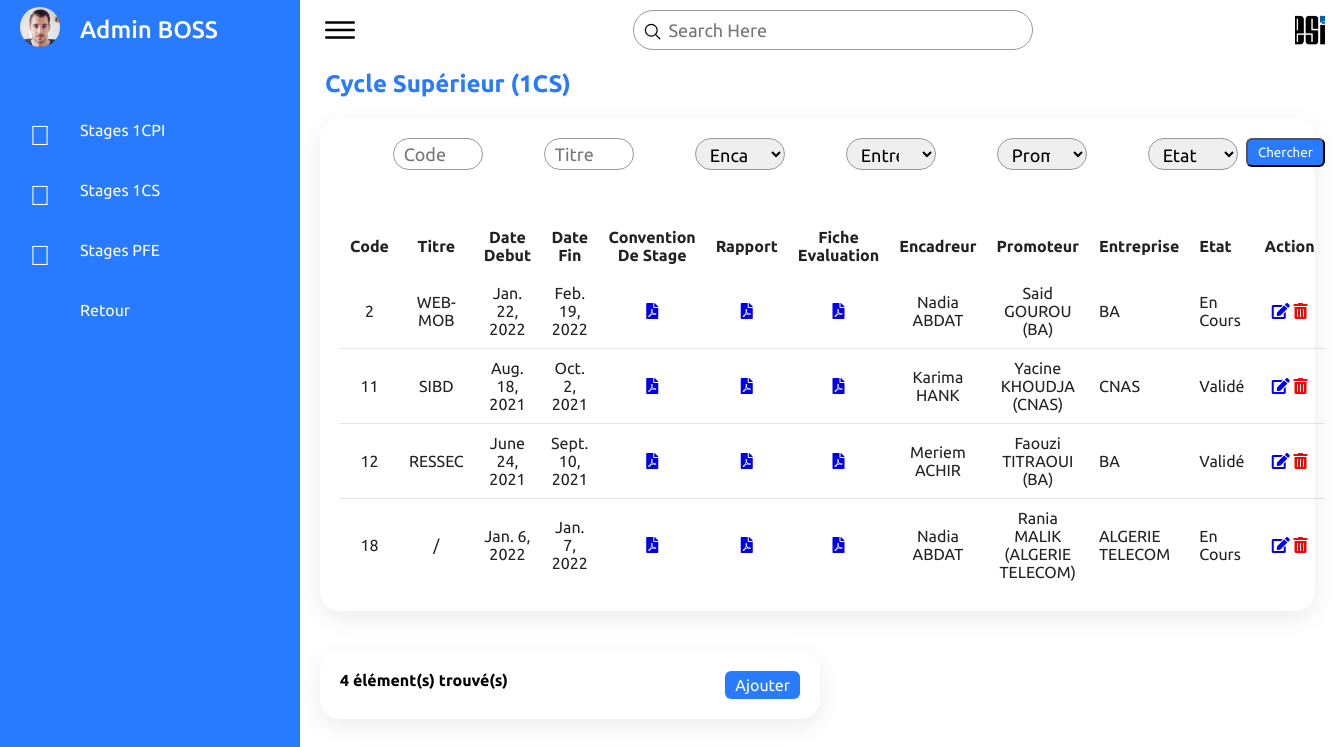
The app's page /stages1cs/ (signed in) with its own data.
### GestionStages/models.py (models this page shows)
class Employee(models.Model):
    user         = models.OneToOneField(User,null=True, on_delete=models.CASCADE,unique=TRUE)
    name         = models.CharField(max_length=190)
    surname      = models.CharField(max_length=190)
    email        = models.EmailField(max_length=190)
    phone        = models.CharField(max_length=10)
    photo        = models.ImageField(upload_to = 'images/' ,default='images/user.png',null=True)
    date_created = models.DateTimeField(auto_now_add=True, null=True)
    def __str__(self):
        return (self.name + ' ' + self.surname )

class Stage(models.Model):
    STATUS_CHOICES = [
        ('En Cours','En Cours'),
        ('Annulé','Annulé'),
        ('Validé','Validé'),
        ('Délai Non Respecté','Délai Non Respecté'),
    ]
    type         = models.CharField(max_length=190,null=False)
    titre        = models.CharField(max_length=4000)
    description  = models.TextField(max_length=4000)
    datedeb      = models.DateField(null=False)
    datefin      = models.DateField(null=False)
    convention   = models.FileField(upload_to = 'files/' ,null=True,blank=True)  # all
    rapport      = models.FileField(upload_to = 'files/' ,null=True,blank=True)  # all
    fichesuiv1   = models.FileField(upload_to = 'files/' ,null=True,blank=True)  #for 1CS & 3CS
    fichesuiv2   = models.FileField(upload_to = 'files/' ,null=True,blank=True)  # 3CS
    fichesuiv3   = models.FileField(upload_to = 'files/' ,null=True,blank=True)  # 3CS
    teacher      = models.ForeignKey(Teacher, on_delete=models.CASCADE,null=True,blank=True) # for 1CS & 3CS
    promoter     = models.ForeignKey(Promoter, on_delete=models.CASCADE,null=True,blank=True) # for all
    company      = models.ForeignKey(Company, on_delete=models.CASCADE) # for all
    students     = models.ManyToManyField(Student) # for all
    status       = models.CharField(max_length=190,choices=STATUS_CHOICES,default='inprogress')
    date_created = models.DateTimeField(auto_now_add=True, null=True)

class Teacher(models.Model):
    user         = models.OneToOneField(User,null=True, on_delete=models.CASCADE,unique=TRUE)
    name         = models.CharField(max_length=190)
    surname      = models.CharField(max_length=190)
    email        = models.EmailField(max_length=190)
    phone        = models.CharField(max_length=10)
    photo        = models.ImageField(upload_to = 'images/' ,default='images/user.png',null=True)
    date_created = models.DateTimeField(auto_now_add=True, null=True)
    def __str__(self):
        return (self.name + ' ' + self.surname)

class Promoter(models.Model):
    name         = models.CharField(max_length=190)
    surname      = models.CharField(max_length=190)
    email        = models.EmailField(max_length=190)
    phone        = models.CharField(max_length=10)
    company      = models.ForeignKey(Company, on_delete=models.CASCADE)
    date_created = models.DateTimeField(auto_now_add=True, null=True)
    def __str__(self):
        return (self.name + ' ' + self.surname + ' ' + '(' + self.company.name + ')')

class Company(models.Model):
    LEGAL_STATUS_CHOICES = [
        ('Publique','Publique'),
        ('Privée','Privée'),
        ('Semi-Publique','Semi-Publique'),
    ]
    name         = models.CharField(max_length=190,unique=True)
    address      = models.CharField(max_length=190,null=True,blank=True)
    email        = models.EmailField(max_length=190)
    phone        = models.CharField(max_length=10)
    fax          = models.CharField(max_length=100,null=True,blank=True)
    legalstatus  = models.CharField(max_length=15, choices=LEGAL_STATUS_CHOICES,null=True,blank=True)
    website      = models.CharField(max_length=190,null=True,blank=True)
    date_created = models.DateTimeField(auto_now_add=True, null=True)
    def __str__(self):
        return (self.name)

### GestionStages/decorators.py (the view)
        def wrapper_func(request , *args,**kwargs):
            group = None
            if request.user.groups.exists():
               group =  request.user.groups.all()[0].name
            if group == 'admin':
               return view_func(request , *args,**kwargs)
            else:
                if group == 'student':
                    return redirect('studenthome')
                else:
                    if group == 'teacher':
                        return redirect('teacherhome')

### GestionStages/views.py (called while the page is built)
@login_required(login_url='login')
@foradmin(allowedGroups=['admin'])
def stages1cs(request):
    companies = Company.objects.all()
    promoters = Promoter.objects.all()
    teachers  = Teacher.objects.all()
    stages1cs = Stage.objects.filter(type='1CS')
    MyFilter = Stage1csFilter(request.GET,queryset=stages1cs)
    stages1cs = MyFilter.qs
    count_stages1cs = stages1cs.count()
    context = {
        'stages1cs'   : stages1cs,
        'MyFilter'   : MyFilter,
        'companies'  : companies,
        'promoters'  : promoters,
        'teachers'   : teachers,
        'count_stages1cs' : count_stages1cs,}
    return render(request , 'stages1cs.html',context)

### GestionStages/templates/stages1cs.html (shortened to what this page needs)
{% extends 'stagemain.html' %}
{% load static %}
{% block content%}
<div class="main">
    {% include 'topbar.html' %}
    <h2 style="color: #287bff; margin-left:25px; margin-top:10px">Cycle Supérieur (1CS)</h2>
    <div class="studentspage">
        <div class="students">
            <form method="GET">
                <div class="filterdiv">
                    <div class="form-group">
                        <input type="number" name="id" step="any" id="id_id" placeholder="Code">
                    </div>
                    <div class="form-group">
                        <input type="text" name="titre" id="id_titre" placeholder="Titre">
                    </div>
                    <div class="form-group">
                        <select name="teacher" id="id_teacher">
                            <option value="" selected="">Encadreur</option>
                        </select>
                    </div>
                    <div class="form-group">
                        <select name="company" id="id_company">
                            <option value="" selected="">Entreprise</option>
                        </select>
                    </div>
                    <div class="form-group">
                        <select name="promoter" id="id_promoter">
                            <option value="" selected="">Promoteur</option>
                        </select>
                    </div>
                    <div class="form-group">
                        <select name="status" id="id_status">
                            <option value="" selected="">Etat</option>
                        </select>
                    </div>
                    <div class="form-group1">
                        <button type="submit" class="btn btn-primary">Chercher</button>
                    </div>
                </div>
            </form>
            <table>
                <thead>
                    <tr>
                        <td>Code</td>
                        <td>Titre</td>
                        <td>Date Debut</td>
                        <td>Date Fin</td>
                        <td>Convention De Stage</td>
                        <td>Rapport</td>
                        <td>Fiche Evaluation</td>
                        <td>Encadreur</td>
                        <td>Promoteur</td>
                        <td>Entreprise</td>
                        <td>Etat</td>
                        <td>Action</td>
                    </tr>
                </thead>
                <tbody>
                    {% for item in stages1cs %}
                    <tr>
                        <td>{{item.id}}</td>
                        <td>{{item.titre}}</td>
                        <td>{{item.datedeb}}</td>
                        <td>{{item.datefin}}</td>
                        <td><a href="{% url 'pdf_view' item.id  0 %}"><i class="fas fa-file-pdf"></i></a></td>
                        <td><a href="{% url 'pdf_view' item.id  1 %}"><i class="fas fa-file-pdf"></i></a></td>
                        <td><a href="{% url 'pdf_view' item.id  2 %}"><i class="fas fa-file-pdf"></i></a></td>
                        <td>{{item.teacher}}</td>
                        <td>{{item.promoter}}</td>
                        <td>{{item.company}}</td>
                        <td>{{item.status}}</td>
                        <td>
                            <a href="{% url 'updatestage1cs' item.id %}"><i class="fas fa-edit" style="color:gris;"></i></a>
                            <a class="text-danger" href="{% url 'deletestage1cs' item.id %}" style="color:red;"><i class="fas fa-trash-alt"></i></a>
                        </td>
                    </tr>
                    {% endfor %}
                </tbody>
            </table>
        </div>
    </div>
    <div class="studentsfooter">
        <div class="records">
                <div class="cardHeader">
                    <h4>{{count_stages1cs}} élément(s) trouvé(s)</h4>
                    <a href="{% url 'createstage1cs' %}" class="btn">Ajouter</a>
                </div>
        </div>
    </div>
</div>
{% endblock %}

### GestionStages/templates/stagemenu.html (shortened to what this page needs)
{% load static %}
<div class="navigation">
    <ul>
        <li>
            <a href="#">
                <span class="icon"><img  src="/media/{{request.user.employee.photo}}"></img></span>
                <span class="title" style="font-size: 1.5em;font-weight: 500;">{{request.user.employee}}</span>
            </a>
        </li>
        <li class="">
            <a href="{% url 'stages1cpi' %}">
                <span class="icon"><span style="font-size: 1.75em;"><i class="fal fa-dice-one"></i></span></span>
                <span class="title">Stages 1CPI</span>
            </a>
        </li>
        <li class="">
            <a href="{% url 'stages1cs' %}">
                <span class="icon"><span style="font-size: 1.75em;"><i class="fal fa-dice-two"></i></span></span>
                <span class="title">Stages 1CS</span>
            </a>
        </li>
        <li class="">
            <a href="{% url 'stages3cs' %}">
                <span class="icon"><span style="font-size: 1.75em;"><i class="fal fa-dice-three"></i></span></span>
                <span class="title">Stages PFE</span>
            </a>
        </li>
        <li>
            <a href="{% url 'home' %}">
                <span class="icon"><span style="font-size: 1.75em;"></span></span>
                <span class="title">Retour</span>
            </a>
        </li>
    </ul>
</div>

### GestionStages/static/css/style.css (style rules this page uses)
* { margin: 0; padding: 0; box-sizing: border-box; font-family: 'Ubuntu', sans-serif; }
:root { --blue: #287bff; --white: #fff; --grey: #f5f5f5; --black1: #222; --black2: #999; }
body { min-height: 100vh; overflow-x: hidden; }
.navigation { position: fixed; width: 300px; height: 100%; background: var(--blue); border-Left: 10px solid var(--blue); transition: 0.5s; overflow: hidden; }
.navigation ul { position: absolute; top: 0; left: 0; width: 100%; }
.navigation ul li { position: relative; width: 100%; list-style: none; border-top-left-radius: 30px; border-bottom-left-radius: 30px; }
.navigation ul li:nth-child(1) { margin-bottom: 40px; }
.navigation ul li a { position: relative; display: block; width: 100%; display: flex; text-decoration: none; color: var(--white); }
.navigation ul li a .icon { position: relative; display: block; min-width: 60px; height: 60px; line-height: 70px; text-align: center; }
.navigation ul li a .icon img { font-size: 1.75em; border-radius: 50%; margin-top: 7px; }
.navigation ul li a .title { position: relative; display: block; padding: 0 10px; height: 60px; line-height: 60px; text-align: start; white-space: nowrap; }
.main { position: absolute; width: calc(100% - 300px); left: 300px; min-height: 100vh; background: var(--white); transition: 0.5s; }
.cardHeader { display: flex; justify-content: space-between; align-items: flex-start; }
.btn { position: relative; padding: 5px 10px; background: var(--blue); text-decoration: none; color: var(--white); border-radius: 6px; }
.btn.btn-primary { position: relative; padding: 5px 10px; background: var(--blue); text-decoration: none; color: var(--white); border-radius: 6px; }
.studentspage { position: relative; width: 100%; padding: 20px; grid-template-columns: 2fr 1fr; grid-gap: 30px; }
.studentspage .students { position: relative; display: grid; min-height: 100px; width: 100%; background: var(--white); padding: 20px; box-shadow: 0 7px 25px rgba(0, 0, 0, 0.08); border-radius: 20px; }
.studentspage table { width: 100%; border-collapse: collapse; margin-top: 10px; }
.studentspage table thead td { font-weight: 600; }
.studentspage .students table tr { color: var(--black1); border-bottom: 1px solid rgba(0, 0, 0, 0.1); }
.studentspage .students table tr:last-child { border-bottom: none; }
.studentspage .students table tr td { padding: 10px; }
.studentspage .students table tr td:last-child { text-align: center; }
.studentspage .students table tr td:nth-child(1) { text-align: center; }
.studentspage .students table tr td:nth-child(2) { text-align: center; }
.studentspage .students table tr td:nth-child(3) { text-align: center; }
.studentspage .students table tr td:nth-child(4) { text-align: center; }
.studentspage .students table tr td:nth-child(5) { text-align: center; }
.studentspage .students table tr td:nth-child(6) { text-align: center; }
.studentspage .students table tr td:nth-child(7) { text-align: center; }
.studentspage .students table tr td:nth-child(8) { text-align: center; }
.studentspage .students table tr td:nth-child(9) { text-align: center; }
.studentsfooter { position: relative; width: 100%; padding: 20px; display: grid; grid-template-columns: 2fr 1fr; grid-gap: 30px; }
.studentsfooter .records { position: relative; display: grid; min-height: 40px; width: 500px; background: var(--white); padding: 20px; box-shadow: 0 7px 25px rgba(0, 0, 0, 0.08); border-radius: 20px; }
.filterdiv { position: relative; display: flex; width: 100%; height: 40px; margin-bottom: 30px; justify-content: space-evenly; }
.filterdiv .form-group { position: relative; width: 100%; height: 80%; }
.filterdiv .form-group input { width: 60%; height: 100%; border-radius: 40px; padding: 5px 20px; padding-left: 10px; font-size: 18px; left: 35%; outline: none; position: absolute; border: 1px solid var(--black2); }
.filterdiv .form-group select { width: 60%; height: 100%; border-radius: 40px; padding: 5px 20px; padding-left: 10px; font-size: 18px; outline: none; left: 35%; right: 15%; position: absolute; border: 1px solid var(--black2); }
.filterdiv .form-group1 { position: relative; width: 150px; height: 50%; }
.navigation ul li a .icon img { font-size: 1.75em; width: 40px; height: 40px; object-fit: cover; }

### records on screen
Stage: id "2", titre "WEB-MOB", datedeb "Jan. 22, 2022", datefin "Feb. 19, 2022", teacher "Nadia ABDAT", promoter "Said GOUROU (BA)", company "BA", status "En Cours"
Stage: id "11", titre "SIBD", datedeb "Aug. 18, 2021", datefin "Oct. 2, 2021", teacher "Karima HANK", promoter "Yacine KHOUDJA (CNAS)", company "CNAS", status "Validé"
Stage: id "12", titre "RESSEC", datedeb "June 24, 2021", datefin "Sept. 10, 2021", teacher "Meriem ACHIR", promoter "Faouzi TITRAOUI (BA)", company "BA", status "Validé"
Stage: id "18", titre "/", datedeb "Jan. 6, 2022", datefin "Jan. 7, 2022", teacher "Nadia ABDAT", promoter "Rania MALIK (ALGERIE TELECOM)", company "ALGERIE TELECOM", status "En Cours"

### other values on screen
{{ request.user.employee }} "Admin BOSS"
{{ count_stages1cs }} "4"
